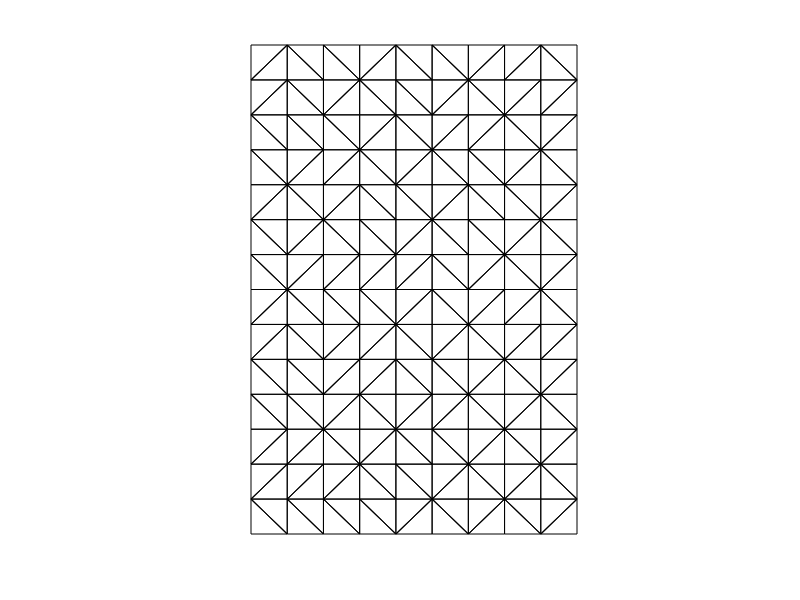
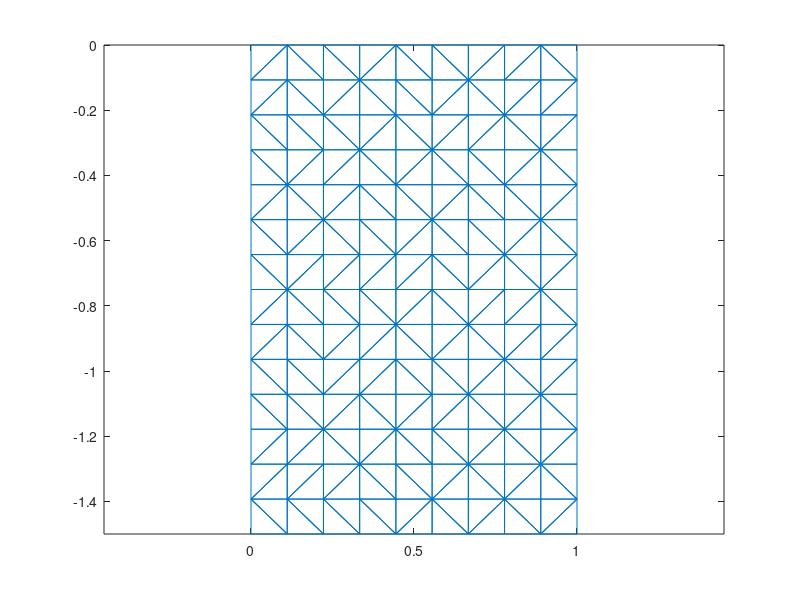

Write MATLAB code to recreate these figures, in order. (Note: this script raises an error after producing the figures.)

function [] = ExampleFour()
addpath('../Sources')

CP.HydroMechanical = true;
CP.E = 1000;
CP.nu = 0.3;
nu = CP.nu;
CP.M = CP.E*(1-nu)/(1+nu)/(1-2*nu);
CP.k = 1E-12;
CP.k = 1E-12;
CP.Elastic = false;
CP.MCC = 20;



H = -1.5;



nX = 10;
nY = floor(nX*abs(H));

x = [];
y = [];
for i = 1:nX
    for j = 1:nY
        x = [x, (i-1)/(nX-1)];
        y = [y, (j-1)/(nY-1)*H];
    end
end
figure(212); clf;
figure(312); clf;
figure(412); clf;

for mesh = [0, 0.1]

    if (mesh == 0)
        XNAME = 'A';
        fign = 0;
        fign2 = 200;
        SPEC = 'b';
        SPEC2 = 'r';
    else
        XNAME = 'B';
        fign = 100;
        fign2 = 300;
        SPEC = 'c-.';
        SPEC2 = 'm-.';
    end

    tri = delaunay(x,y);
    figure(2); clf;
    triplot(tri, x, y)
    axis equal

    C = tri';
    X = [x; y]';
    for i = 1:100
        [C, X] = ApplyLaplacianSmoothing(C, X, mesh);
        axis equal
    end

    Nodes = X;
    Elements = C;

    figure(1)
    triplot(Elements, Nodes(:,1), Nodes(:,2), 'k')
    axis equal;
    axis off;
    print(['BiaxialMesh-N-', XNAME], '-dpdf');


    nSteps = 500;
    dt = 0.03/nSteps;


    tic
    [U, GPInfo, GPNodes, rrr,  information2] = ComputeImplicitNonLinearProblemNodal(Nodes, Elements, CP, dt, nSteps, 'T3T3', 1);
    toc
    FF = [information2.F];
    FF(1:2:end) = FF(1:2:end);


    figure(212);
    plot( [information2.t], FF(1:2:end), [SPEC], 'linewidth', 2,'DisplayName', ['NS-T3T3. ' XNAME])
    hold on
    

    figure(312);
    plot( [information2.t], FF(1:2:end), [SPEC], 'linewidth', 2, 'DisplayName', [XNAME])
    hold on
    

    figure(fign+21); clf
    SV = [GPNodes.StressNew];
    SV = SV(2,:);
    PlotHistoryVariableNodal( Nodes, Elements, GPNodes, SV);
    drawnow


    figure(fign+22); clf
    SV = [GPNodes.StressNew];
    pEff = mean(SV(1:3,:));
    PlotHistoryVariableNodal( Nodes, Elements, GPNodes, pEff);
    drawnow



    figure(fign+23); clf
    GPNodes = ComputeStrainInvatiants(GPNodes);
    PlotHistoryVariableNodal( Nodes, Elements, GPNodes, [GPNodes.StrainDev]');
    drawnow



    tic
    [U, GPInfo, rrr,  information2] = ComputeImplicitNonLinearProblem(Nodes, Elements, CP, dt, nSteps, 'T3T3', 1);
    toc
    FF = [information2.F];
    FF(1:2:end) = FF(1:2:end);


    figure(212);
    plot( [information2.t], FF(1:2:end), [SPEC2], 'linewidth', 2,'DisplayName', ['T3T3. ' XNAME])
    hold on
    

    figure(412);
    plot( [information2.t], FF(1:2:end), [SPEC2], 'linewidth', 2, 'DisplayName', [XNAME])
    hold on
    

    figure(fign2+21); clf
    SV = [GPNodes.StressNew];
    SV = SV(2,:);
    PlotHistoryVariableNodal( Nodes, Elements, GPNodes, SV);
    drawnow


    figure(fign2+22); clf
    SV = [GPNodes.StressNew];
    pEff = mean(SV(1:3,:));
    PlotHistoryVariableNodal( Nodes, Elements, GPNodes, pEff);
    drawnow



    figure(fign2+23); clf
    GPNodes = ComputeStrainInvatiants(GPNodes);
    PlotHistoryVariableNodal( Nodes, Elements, GPNodes, [GPNodes.StrainDev]');
    drawnow





end














function [C, X ] = ApplyLaplacianSmoothing(C, X, this)
nNodes = size(X,1);
IsNeig = zeros(nNodes,1);

ind = find(X(:,1) == min(X(:,1)));
IsNeig(ind) = 1;

ind = find(X(:,1) == max(X(:,1)));
IsNeig(ind) = 1;
ind = find(X(:,2) == min(X(:,2)));
IsNeig(ind) = 1;
ind = find(X(:,2) == max(X(:,2)));
IsNeig(ind) = 1;
xL = X;
if (nargout == 1)
    for i = 1:nNodes
        if ( IsNeig(i) ==0)
            X(i,:) =  X(i,:) + 0.05*(rand(1,2)-0.5);
        end
    end
    C = X;
    return;
end

for i = 1:nNodes
    if ( IsNeig(i) ==0)
        [a,b] = find(C == i);
        %         NeigNodes = unique(C(a,:));
        NeigNodes = sort(C(a,:));
        [index] = find( NeigNodes~=i);
        NeigNodes = NeigNodes(index);
        xL(i,:) = mean(X(NeigNodes,:));
    end
end
displ = xL -X;
for i = 1:nNodes
    if ( norm(displ(i,:) )> 0)
        X(i,:) = X(i,:) +this *displ(i,:); %/norm(displ(i,:));
    end
end
C = delaunay(X(:,1), X(:,2));

function [C, X] = CreateMesh(xMin, xMax, yMin, yMax, dx, dy)

ix = floor((xMax-xMin)/dx);
jx = floor((yMax-yMin)/dy);
dx = (xMax-xMin)/ix;
dy = (yMax-yMin)/jx;

ii = 1;

for j = 1:jx+1
    for i = 1:ix+1
        X(ii,:) = [ xMin+dx*(i-1), yMin+dy*(j-1)];
        ii = ii+1;
    end
end

C = delaunay(X(:,1), X(:,2));
return;

nL = ix+1;
C = [];
for j = 1:jx
    for i = 1:ix
        t = (j-1)*(ix+1) + i;
        C = [C; t, t+1, t+1+nL; t, t+nL, t+nL];
    end
end




function [Nodes, Elements] = ConvertQuadratic(Nodes, Elements)

nElem = size(Elements,1);
nNodes = size(Nodes,1);

nThis = nNodes;
Elements = [Elements, zeros(nElem, 3)];
for el = 1:nElem
    Cel = Elements(el,1:3);
    Xel = Nodes(Cel,:);
    cNew = [0,0,0];
    for nn = 1:3
        if ( nn == 1)
            this = 1:2;
        elseif ( nn == 2)
            this = 2:3;
        elseif (nn == 3)
            this = [3,1];
        else
            clear this;
        end
        xNew = mean(Xel(this,:));
        index = find( Nodes(:,1) == xNew(1) & Nodes(:,2) == xNew(2));
        if ( isempty(index))
            Nodes = [Nodes; xNew];
            nThis = nThis+1;
            cNew(nn) = nThis;
        else
            cNew(nn) = index;
        end
    end
    Elements(el,4:6) = cNew;
end





